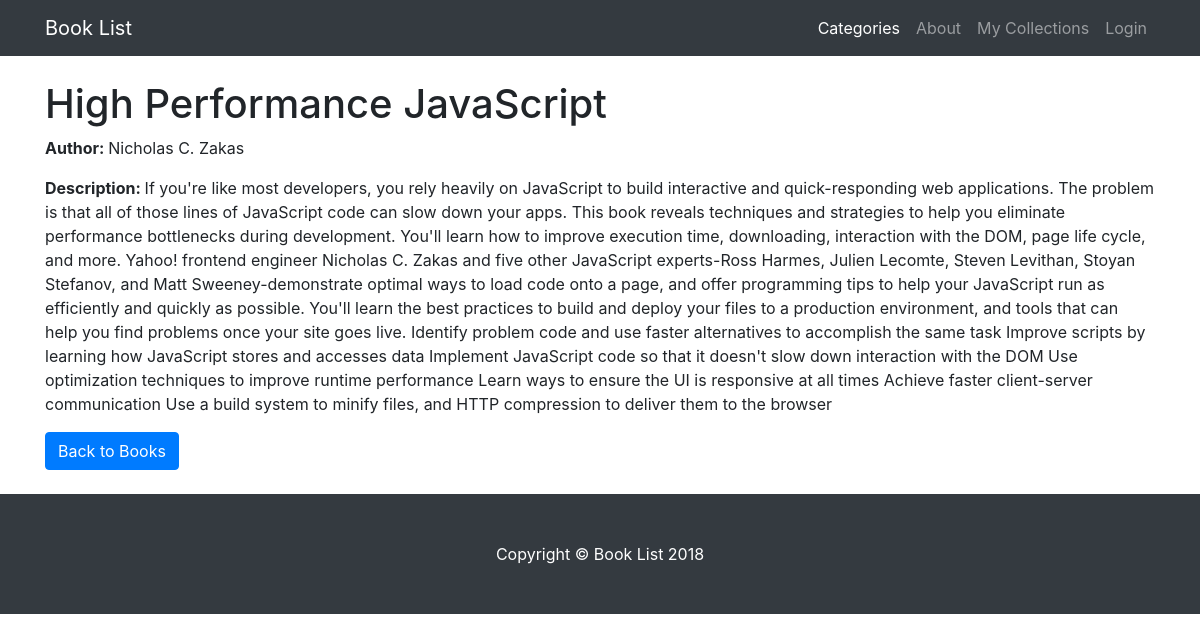
/category/2/book/3, run on the app's committed database.
### database_setup.py (models this page shows, shortened)
class Book(Base):
    __tablename__ = 'book'
    id = Column(Integer, primary_key=True)
    name = Column(String(250), nullable=False)
    author = Column(String(250))
    desc = Column(String(1000))
    category_id = Column(Integer, ForeignKey('category.id'))
    category = relationship(Category)

### project.py (the view)
@app.route('/category/<int:category_id>/book/<int:book_id>')
def bookDetail(category_id, book_id):
    book = session.query(Book).filter_by(id=book_id).one()
    return render_template(
        "bookDetail.html",
        book=book,
        category_id=category_id
    )

### templates/bookDetail.html
{% extends "main.html" %}
{% block content %}
    {% include "header.html" %}
    <br>
    <div class="container">
            <h1>{{book.name}}</h1>
            <p><b>Author: </b>{{book.author}}</p>
            <p><b>Description: </b>{{book.desc}}</p>
            <a href="{{url_for('categoryBooks', category_id=category_id)}}" class="btn btn-primary">Back to Books</a>
    </div>
    <br>
{% endblock %}

### static/4-col-portfolio.css (style rules this page uses)
body { padding-top: 54px; }
@media (min-width: 992px) { body { padding-top: 56px; } }

### data on the page
Book: name "High Performance JavaScript", author "Nicholas C. Zakas", desc "If you're like most developers, you rely heavily on JavaScript to build interactive and quick-responding web applications. The problem is that all of those lines of JavaScript code can slow down your apps. This book reveals techniques and strategies to help you eliminate performance bottlenecks during development. You'll learn how to improve execution time, downloading, interaction with the DOM, page life cycle, and more. Yahoo! frontend engineer Nicholas C. Zakas and five other JavaScript experts-Ross Harmes, Julien Lecomte, Steven Levithan, Stoyan Stefanov, and Matt Sweeney-demonstrate optimal ways to load code onto a page, and offer programming tips to help your JavaScript run as…"
